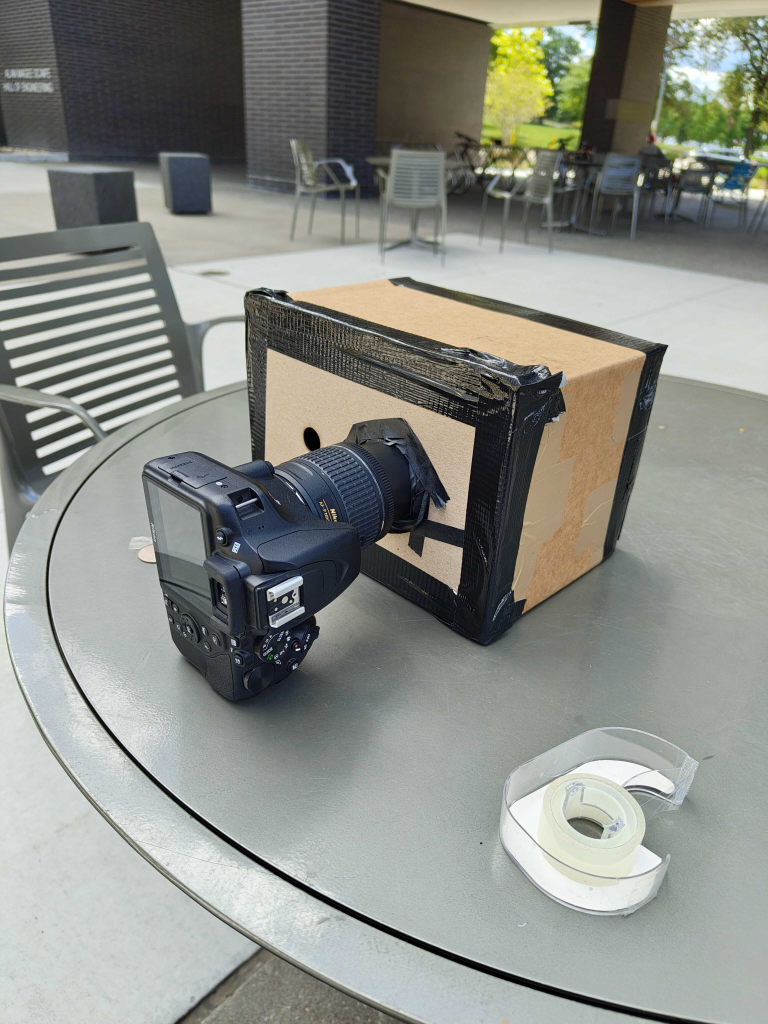
#> input picture assgn1/data/ph1.jpg, 3072 x 4096 px (shown at 1/4 size)
$ python main.py --impath ../data/ph1.jpg
#> lines starting #> are read from the running program, lines starting #| are printed output that depends on the picture; long printed decimals are rounded
### assgn1/src/utils.py
import numpy as np
from scipy.interpolate import RegularGridInterpolator
from skimage.color import rgb2gray

def linearize_image(im, black, white):
    """Linearize image given the black and white vals."""

    im = im - black
    im = im / white
    im = np.clip(im, 0, 1)

    return im

def wb_grayworld(im, pattern):
    """
    White balance given image using gray-world assumption.

    Note that this is only implemented for grbg and gbrg as
    those are the only 2 possibilities.
    """

    if pattern=='grbg':
        # Compute means of each channel
        red_mean = np.mean(im[::2,1::2]) # Red
        green_mean = (np.mean(im[::2,::2]) + np.mean(im[1::2,1::2])) / 2 # Green
        blue_mean = np.mean(im[1::2,::2]) # Blue

        # Enforce gray world assumption
        im[::2,1::2] = im[::2,1::2] / red_mean
        im[::2,::2] = im[::2,::2] / green_mean
        im[1::2,1::2] = im[1::2,1::2] / green_mean
        im[1::2,::2] = im[1::2,::2] / blue_mean

        im = im / np.max(im)

    elif pattern=='gbrg':
        # Compute means of each channel
        blue_mean = np.mean(im[::2,1::2]) # Blue
        green_mean = (np.mean(im[::2,::2]) + np.mean(im[1::2,1::2])) / 2 # Green
        red_mean = np.mean(im[1::2,::2]) # Red
        # Enforce gray world assumption
        im[::2,1::2] = im[::2,1::2] / blue_mean
        im[::2,::2] = im[::2,::2] / green_mean
        im[1::2,1::2] = im[1::2,1::2] / green_mean
        im[1::2,::2] = im[1::2,::2] / red_mean

        im = im / np.max(im)

    elif pattern=='rggb':
        # Compute means of each channel
        red_mean = np.mean(im[::2,::2]) # Red
        green_mean = (np.mean(im[::2,1::2]) + np.mean(im[1::2,::2])) / 2 # Green
        blue_mean = np.mean(im[1::2,1::2]) # Blue

        # Enforce gray world assumption
        im[::2,::2] = im[::2,::2] / red_mean
        im[::2,1::2] = im[::2,1::2] / green_mean
        im[1::2,::2] = im[1::2,::2] / green_mean
        im[1::2,1::2] = im[1::2,1::2] / blue_mean

        im = im / np.max(im)

    elif pattern=='bggr':
        # Compute means of each channel
        blue_mean = np.mean(im[::2,::2]) # Blue
        green_mean = (np.mean(im[::2,1::2]) + np.mean(im[1::2,::2])) / 2 # Green
        red_mean = np.mean(im[1::2,1::2]) # Red

        # Enforce gray world assumption
        im[::2,::2] = im[::2,::2] / blue_mean
        im[::2,1::2] = im[::2,1::2] / green_mean
        im[1::2,::2] = im[1::2,::2] / green_mean
        im[1::2,1::2] = im[1::2,1::2] / red_mean

        im = im / np.max(im)

    else:
        raise NotImplementedError

    return im

def wb_whiteworld(im, pattern):
    """
    White balance given image using white-world assumption.

    Note that this is only implemented for grbg and gbrg as
    those are the only 2 possibilities.
    """
    # Find brightest point in scene
    im_brightness = im[::2,1::2] / 3 + im[::2,::2] / 6 + im[1::2,1::2] / 6 + im[1::2,::2] / 3
    tgt_idx = 2*np.unravel_index(np.argmax(im_brightness), im_brightness.shape)
    tgt_grid = im[tgt_idx[0]:tgt_idx[0]+2,tgt_idx[1]:tgt_idx[1]+2]

    if pattern=='grbg':
        red_val = tgt_grid[0,1]
        green_val = (tgt_grid[0,0] + tgt_grid[1,1]) / 2
        blue_val = tgt_grid[1,0]
        # Enforce white world assumption
        im[::2,1::2] = im[::2,1::2] / red_val
        im[::2,::2] = im[::2,::2] / green_val
        im[1::2,1::2] = im[1::2,1::2] / green_val
        im[1::2,::2] = im[1::2,::2] / blue_val

        im = im / np.max(im)

    elif pattern=='gbrg':
        red_val = tgt_grid[1,0]
        green_val = (tgt_grid[0,0] + tgt_grid[1,1]) / 2
        blue_val = tgt_grid[0,1]
        # Enforce white world assumption
        im[::2,1::2] = im[::2,1::2] / blue_val
        im[::2,::2] = im[::2,::2] / green_val
        im[1::2,1::2] = im[1::2,1::2] / green_val
        im[1::2,::2] = im[1::2,::2] / red_val

        im = im / np.max(im)

    elif pattern=='rggb':
        red_val = tgt_grid[0,0]
        green_val = (tgt_grid[0,1] + tgt_grid[1,0]) / 2
        blue_val = tgt_grid[1,1]

        # Enforce white world assumption
        im[::2,::2] = im[::2,::2] / red_val
        im[::2,1::2] = im[::2,1::2] / green_val
        im[1::2,::2] = im[1::2,::2] / green_val
        im[1::2,1::2] = im[1::2,1::2] / blue_val

        im = im / np.max(im)

    elif pattern=='bggr':
        red_val = tgt_grid[1,1]
        green_val = (tgt_grid[0,1] + tgt_grid[1,0]) / 2
        blue_val = tgt_grid[0,0]

        # Enforce white world assumption
        im[::2,::2] = im[::2,::2] / blue_val
        im[::2,1::2] = im[::2,1::2] / green_val
        im[1::2,::2] = im[1::2,::2] / green_val
        im[1::2,1::2] = im[1::2,1::2] / red_val

        im = im / np.max(im)

    else:
        raise NotImplementedError

    return im

# [210 lines left out: functions wb_rescale, demosaic, linear_brightening, gamma_encoding, wb_manual, not called in this run]

### assgn1/src/main.py
import numpy as np
import skimage
import argparse
import matplotlib.pyplot as plt

from utils import linearize_image, wb_grayworld, wb_whiteworld, wb_rescale, demosaic, linear_brightening, gamma_encoding, wb_manual

def parse_args():

    parser = argparse.ArgumentParser(description='15862 Assignment 1')

    parser.add_argument('--impath', default='../data/campus.tiff', help='Path to RAW image')

    parser.add_argument('--black', default=150, help='Black level')

    parser.add_argument('--white', default=4095, help='Saturation level')

    parser.add_argument('--r_scale', default=2.394531, help='Red channel scale for white balancing')

    parser.add_argument('--g_scale', default=1.0, help='Green channel scale for white balancing')

    parser.add_argument('--b_scale', default=1.597656, help='Blue channel scale for white balancing')

    parser.add_argument('--target_brightness', default=0.25, help='Target brightness before gamma encoding')

    parser.add_argument('--quality', default=60, help='JPG quality')

    args = parser.parse_args()

    return args

if __name__=="__main__":

    # Command line args
    args = parse_args()

    # Read RAW image
    im = skimage.io.imread(args.impath)
#> im is the input picture: shape (4096, 3072, 3); mean R, G, B 138.5, 141.3, 134.8

    print(f"Image Shape: {im.shape}")
#| Image Shape: (4096, 3072, 3)
    print(f"Image datatype: {im.dtype}")
#| Image datatype: uint8

    # Linearize image
    im = linearize_image(im, args.black, args.white)
#> in linearize_image, `im = im - black`:
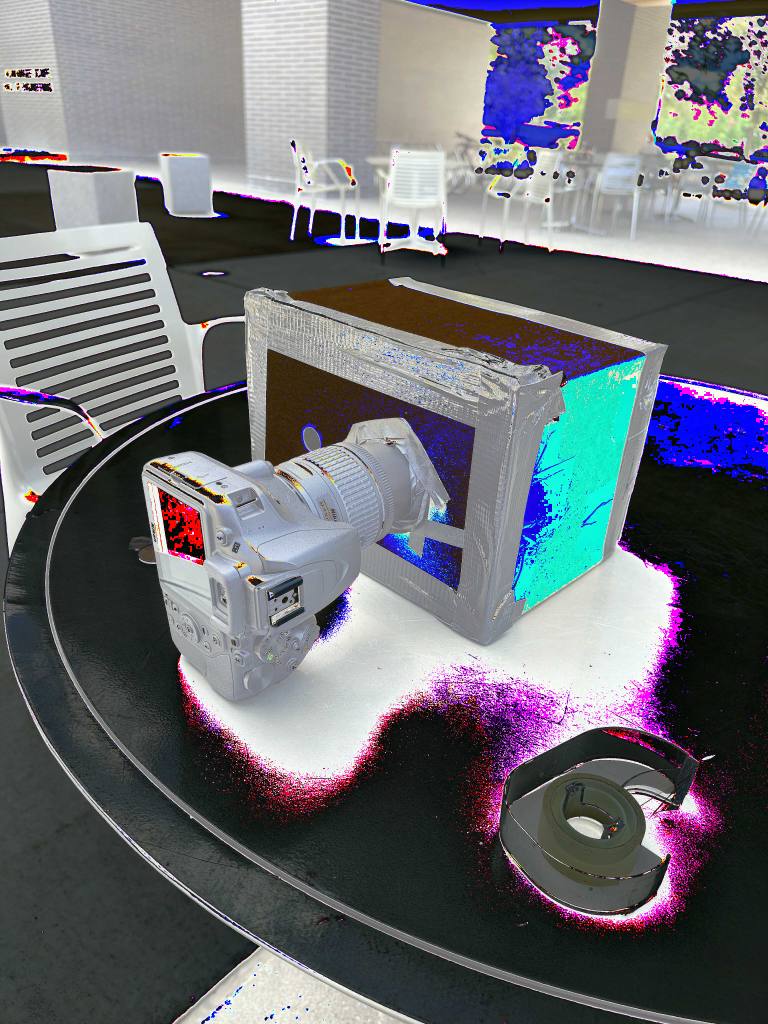
#> im: shape (4096, 3072, 3) (shown at 1/4 size); mean of channels 0, 1, 2 106.2, 108, 114.5; drawn as R, G, B

    # Identifying bayer pattern
    x=2000
    print(f"Top left 2x2 square: {im[x:x+2,x:x+2]}")
#| Top left 2x2 square: [[[0.03492 0.03565 0.03687]
#|   [0.03443 0.03516 0.03687]]
#|  [[0.03443 0.03516 0.03639]
#|   [0.03443 0.03516 0.03687]]]

    # White balancing
    im_gw_rggb = wb_grayworld(im, 'rggb')
#> in wb_grayworld, `red_mean = np.mean(im[::2,::2])`: red_mean = 0.0268
#> in wb_grayworld, `im[::2,1::2] = im[::2,1::2] / green_mean`:
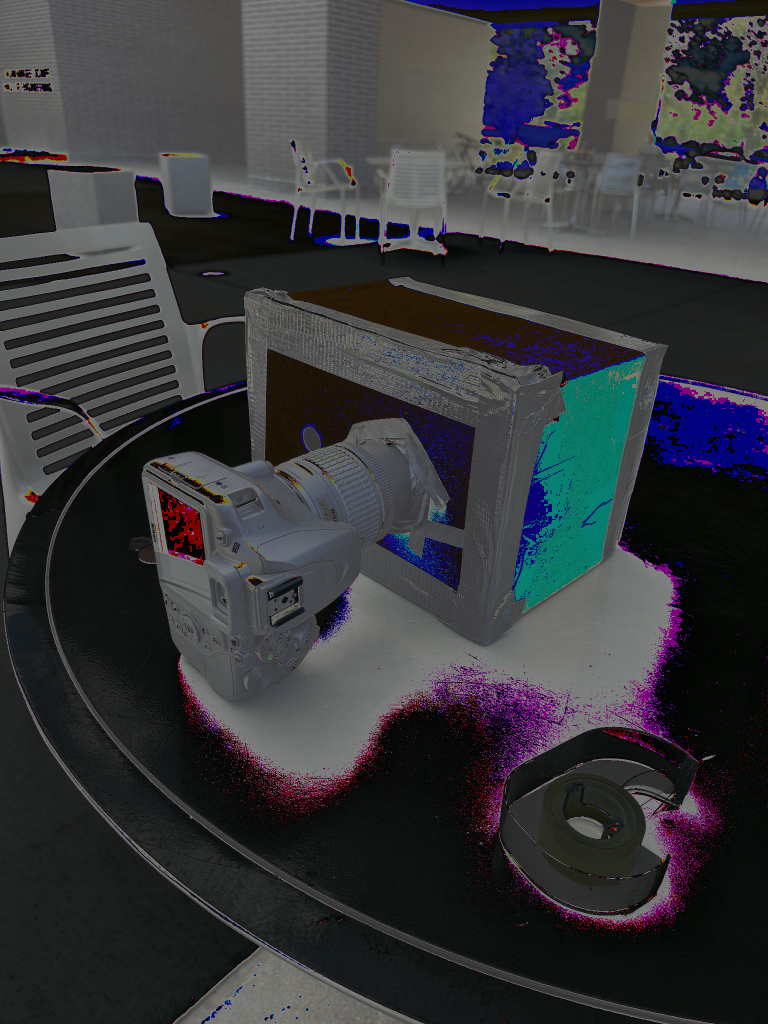
#> im: shape (4096, 3072, 3) float64 (shown at 1/4 size); mean of channels 0, 1, 2 0.497, 0.506, 0.536; drawn with min black and max white
#> in wb_grayworld, `im[1::2,::2] = im[1::2,::2] / green_mean`:
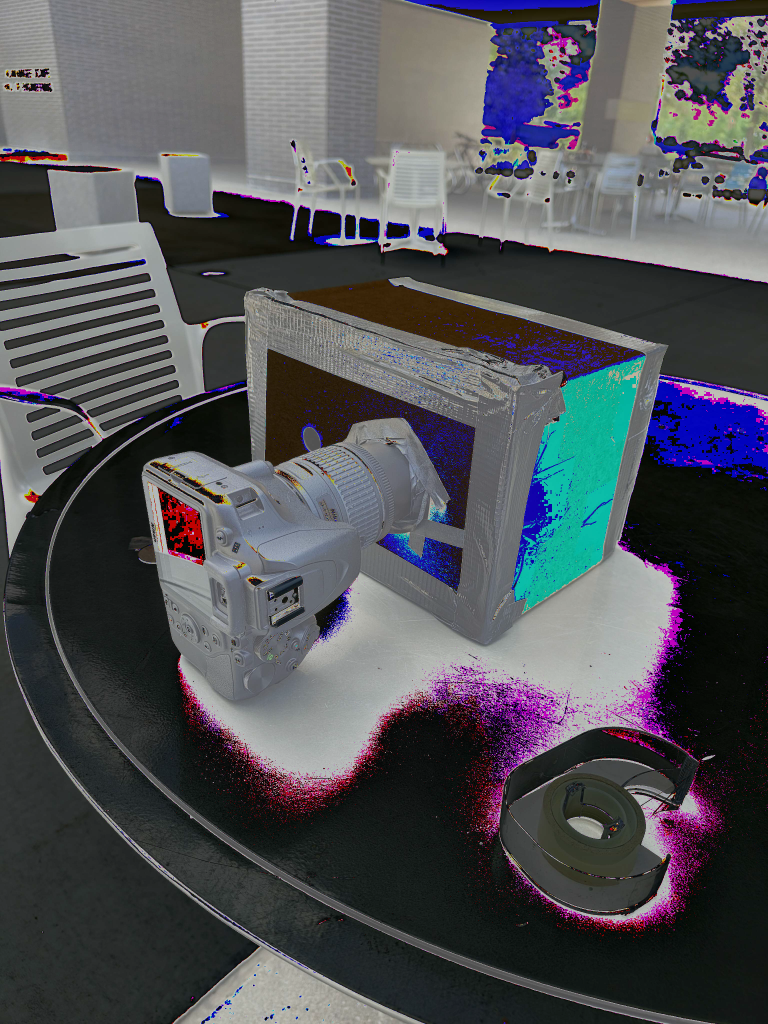
#> im: shape (4096, 3072, 3) float64 (shown at 1/4 size); mean of channels 0, 1, 2 0.733, 0.746, 0.791; drawn with min black and max white
    im_gw_bggr = wb_grayworld(im, 'bggr')
    im_ww_rggb = wb_whiteworld(im, 'rggb')
#> in wb_whiteworld, `tgt_idx = 2*np.unravel_index(np.argmax(im_brightness), im_brightness.s..`: tgt_idx = (4, 1195, 2, 4, 1195, 2)
#> in wb_whiteworld, `red_val = tgt_grid[0,0]`: red_val = [1.95, 1.95, 1.95]
#> in wb_whiteworld, `green_val = (tgt_grid[0,1] + tgt_grid[1,0]) / 2`: green_val = [1.94, 1.94, 1.94]
#> in wb_whiteworld, `blue_val = tgt_grid[1,1]`: blue_val = [1.93, 1.93, 1.93]
#> in wb_whiteworld, `im[::2,::2] = im[::2,::2] / red_val`:
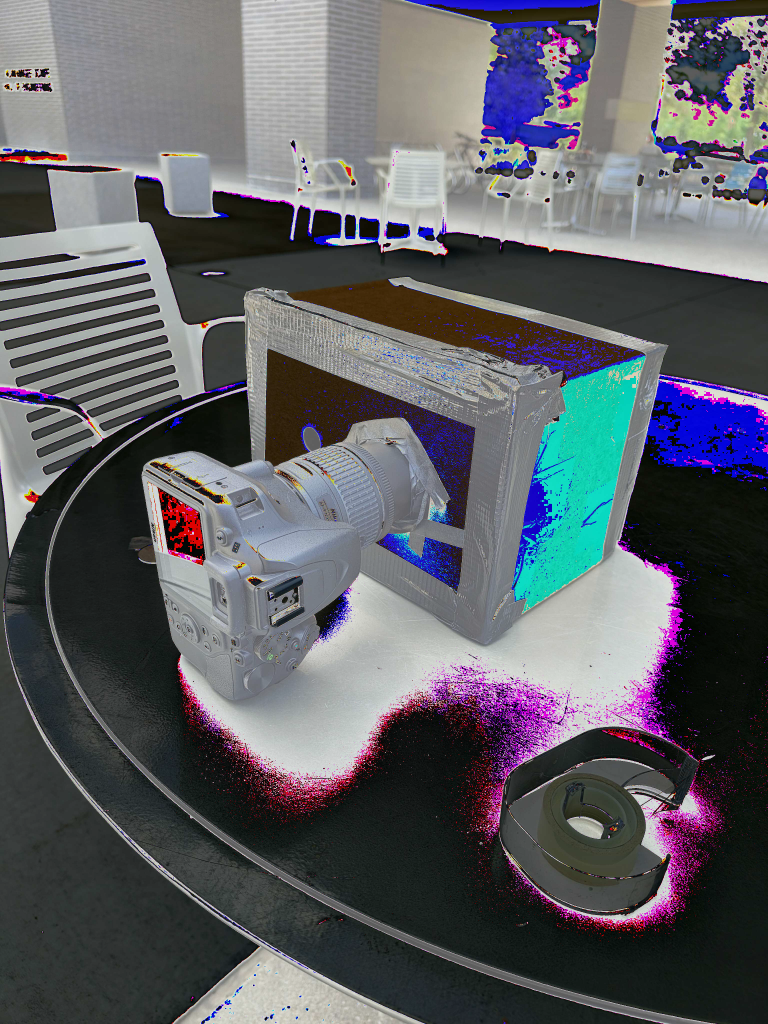
#> im: shape (4096, 3072, 3) float64 (shown at 1/4 size); mean of channels 0, 1, 2 0.851, 0.866, 0.918; drawn with min black and max white
#> in wb_whiteworld, `im[1::2,::2] = im[1::2,::2] / green_val`:
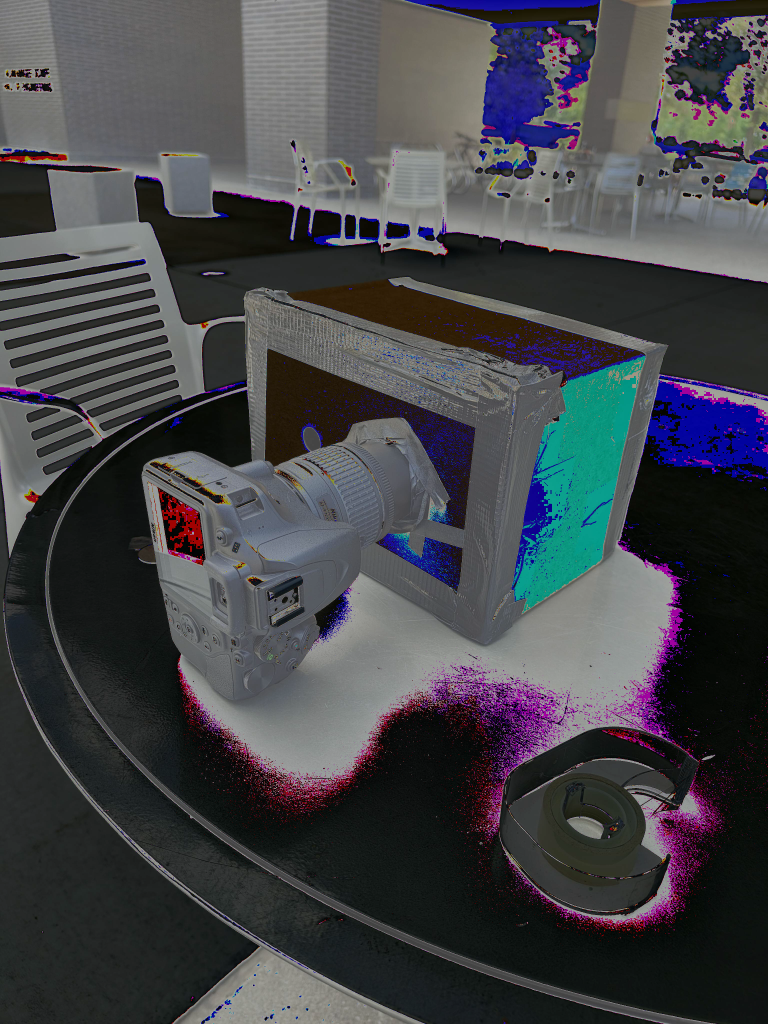
#> im: shape (4096, 3072, 3) float64 (shown at 1/4 size); mean of channels 0, 1, 2 0.616, 0.627, 0.664; drawn with min black and max white
    im_ww_bggr = wb_whiteworld(im, 'bggr')
#> (the run stopped early here; a loop or call above may not have finished)
